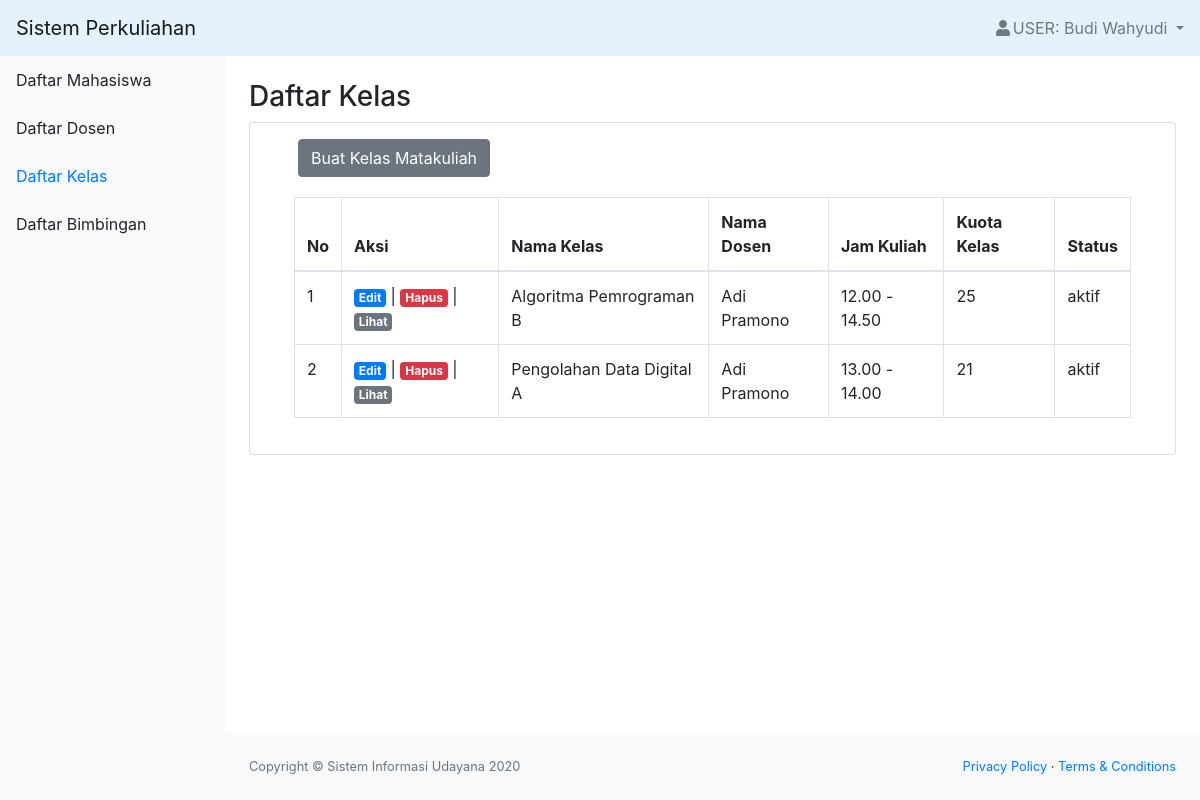
/kelas.php (signed in), run on an earlier commit of the app's database.
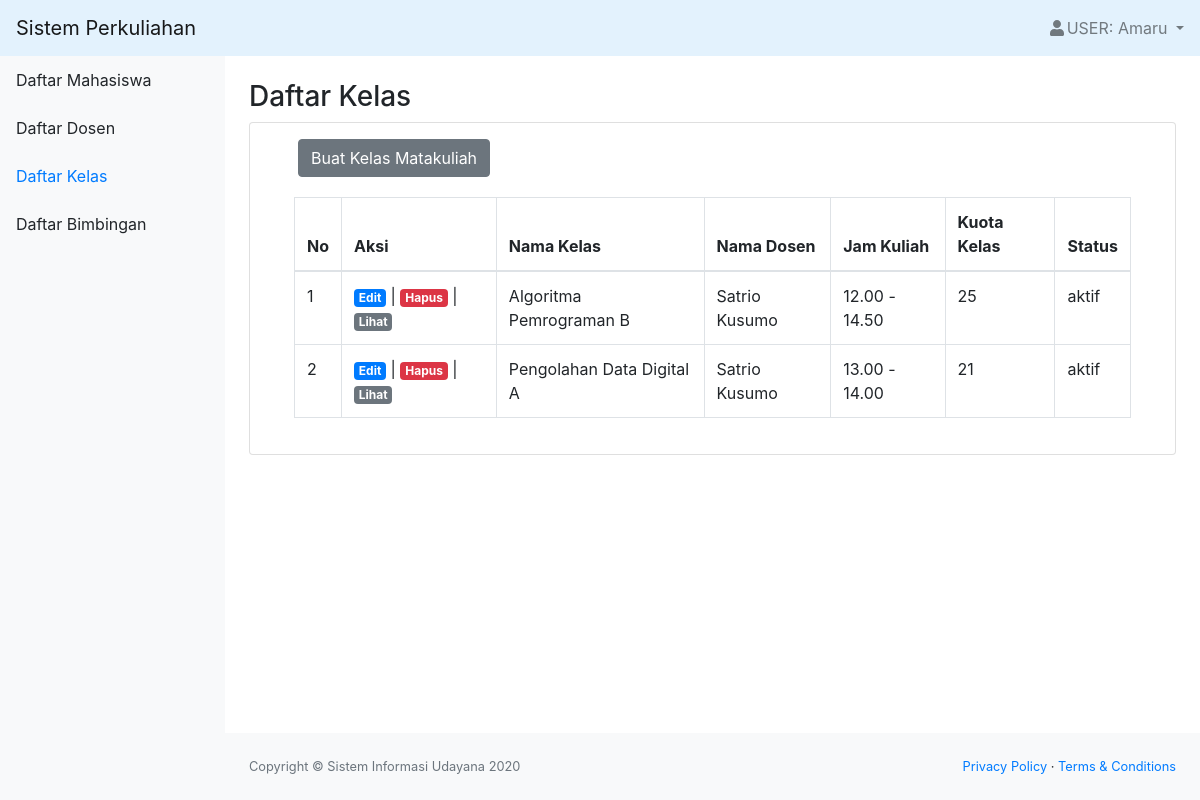
And on a later commit of the database.
### tables this page shows
CREATE TABLE `kelas` (
  `id_kelas` int(11) NOT NULL,
  `nama_kelas` varchar(100) NOT NULL,
  `jam_kuliah` varchar(20) NOT NULL,
  `kuota_kelas` int(11) NOT NULL,
  `id_dosen` int(11) NOT NULL,
  `status` varchar(20) NOT NULL
);

CREATE TABLE `dosen` (
  `id_dosen` int(11) NOT NULL,
  `role` char(1) NOT NULL,
  `nip` varchar(25) NOT NULL,
  `nidn` char(10) NOT NULL,
  `nama` varchar(50) NOT NULL,
  `email` varchar(50) NOT NULL,
  `alamat` varchar(50) NOT NULL,
  `tanggal_lahir` date NOT NULL,
  `status` varchar(20) NOT NULL,
  `password` varchar(300) NOT NULL
);

### kelas.php (the view, shortened to what the changed rows need)
<?php
include "function.php";
$nama = $_SESSION['nama'];
$role = $_SESSION['role'];
$queryKelas = mysqli_query($koneksi, "SELECT * FROM kelas INNER JOIN dosen ON kelas.id_dosen=dosen.id_dosen");
?>
<!DOCTYPE html>
<html lang="en">
    <head>
        <link href="css/styles.css" rel="stylesheet" />
        <link href="https://cdn.datatables.net/1.10.20/css/dataTables.bootstrap4.min.css" rel="stylesheet" />
    </head>
    <body class="sb-nav-fixed">
        <nav class="sb-topnav navbar navbar-light" style="background-color: #e3f2fd;">
            <ul class="navbar-nav ml-auto">
                <li class="nav-item dropdown">
                    <a class="nav-link dropdown-toggle" id="userDropdown" href="#" role="button" data-toggle="dropdown" aria-haspopup="true" aria-expanded="false"><i class="fas fa-user fa-fw"></i>USER: <?= $nama; ?> </a>
                </li>
            </ul>
        </nav>
        <div id="layoutSidenav">
            <div id="layoutSidenav_content">
                <main>
                    <div class="container-fluid">
                        <div class="card mb-4">
                            <div class="card-body">
                                <div class="table-responsive">
                                    <div class="container">
                                        <table class="table table-bordered" id="dataTable" width="100%" cellspacing="0">
                                            <thead>
                                                <tr>
                                                    <th>No</th>
                                                    <?php if($role == "2" || $role == "1") { ?>
                                                    <th>Aksi</th>
                                                    <?php } ?>
                                                    <th class="col-sm-auto">Nama Kelas</th>
                                                    <th class="col-sm-auto">Nama Dosen</th>
                                                    <th class="col-sm-auto">Jam Kuliah</th>
                                                    <th class="col-sm-auto">Kuota Kelas</th>
                                                    <th>Status</th>
                                                </tr>
                                            </thead>
                                            <?php $i=1; ?>
                                            <?php while($data = mysqli_fetch_assoc($queryKelas)) { ?>
                                                <tr>
                                                    <td><?= $i; ?></td>
                                                    <?php if($role == "2") { ?>
                                                        <td><a href="edit_kelas.php?id_kelas=<?= $data['id_kelas']; ?>" class="badge badge-primary ">Edit</a> | <a href="function.php?act=hapusKelas&id_kelas=<?= $data['id_kelas']; ?>" onclick="return confirm('Yakin ingin menghapus kelas?');" class="badge badge-danger ">Hapus</a> | <a href="kelas_lihat.php?id_kelas=<?= $data['id_kelas']; ?>" class="badge badge-secondary ">Lihat</a> </td>
                                                    <?php } ?>
                                                    <td><?= $data['nama_kelas']; ?></>
                                                    <td><?= $data['nama']; ?></td>
                                                    <td><?= $data['jam_kuliah']; ?></td>
                                                    <td><?= $data['kuota_kelas']; ?></td>
                                                    <td><?= $data['status']; ?></td>
                                                </tr>
                                            <?php $i++; ?>
                                            <?php } ?>
                                        </table>
                                    </div>
                                </div>
                            </div>
                        </div>
                </main>
            </div>
        </div>
    </body>
</html>

What changed in the data, as far as the page shows it:
changed through a linked row, kelas "Algoritma Pemrograman B": id_dosen.nama "Adi Pramono" → "Satrio Kusumo"
changed through a linked row, kelas "Pengolahan Data Digital A": id_dosen.nama "Adi Pramono" → "Satrio Kusumo"
Also different on the page:
$nama: "Budi Wahyudi" → "Amaru"
